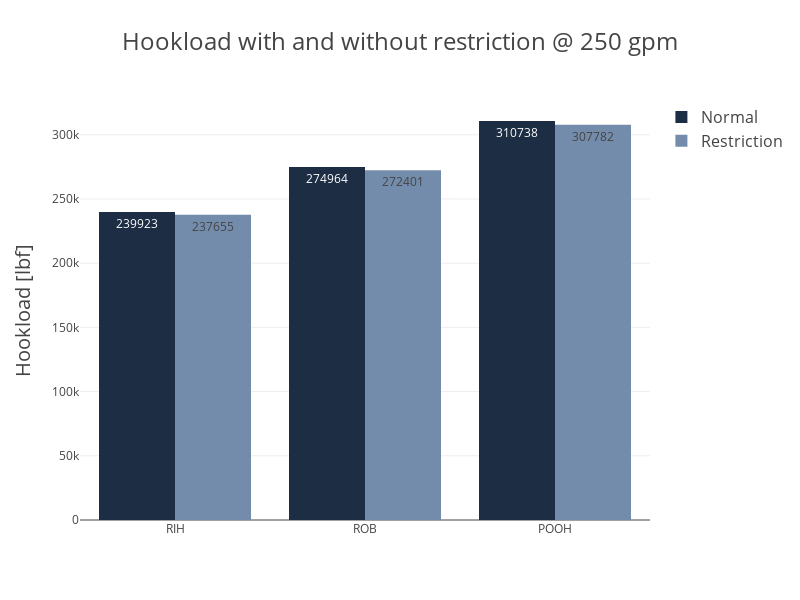

Write notebook code for a chart like this one.
### Code cell
import plotly.graph_objects as go

trips = ['RIH', 'ROB', 'POOH']
fig = go.Figure()

fig.add_trace(go.Bar(
    x=trips,
    y=[239923, 274964, 310738],
    name='Normal',
    marker_color='#1D2D44',
    text=[239923, 274964, 310738],
    textposition='auto'
))

fig.add_trace(go.Bar(
    x=trips,
    y=[237655, 272401, 307782],
    name='Restriction',
    marker_color='#748CAB',
    text=[237655, 272401, 307782],
    textposition='auto'
))

fig.update_layout(
    barmode='group', 
    template= "none",
    title='Hookload with and without restriction @ 250 gpm',
    title_font_size=24,
    xaxis=dict(
        titlefont_size=20
    ),
    yaxis=dict(
        title='Hookload [lbf]',
        titlefont_size=20
    ),
    legend=dict(
        traceorder='normal',
        font=dict(
            size=16,
        )
    ),
    height=600, 
    width=800
    )

fig.show()

### Figure 1 — Plotly figure (JSON) as saved in the notebook; plotly's stock layout.template omitted (floating-point values rounded to 4 significant figures)
{"data": [{"marker": {"color": "#1D2D44"}, "name": "Normal", "text": ["239923", "274964", "310738"], "textposition": "auto", "type": "bar", "x": ["RIH", "ROB", "POOH"], "y": [239923, 274964, 310738]}, {"marker": {"color": "#748CAB"}, "name": "Restriction", "text": ["237655", "272401", "307782"], "textposition": "auto", "type": "bar", "x": ["RIH", "ROB", "POOH"], "y": [237655, 272401, 307782]}], "layout": {"barmode": "group", "height": 600, "legend": {"font": {"size": 16}, "traceorder": "normal"}, "title": {"font": {"size": 24}, "text": "Hookload with and without restriction @ 250 gpm"}, "width": 800, "xaxis": {"title": {"font": {"size": 20}}}, "yaxis": {"title": {"font": {"size": 20}, "text": "Hookload [lbf]"}}}}
